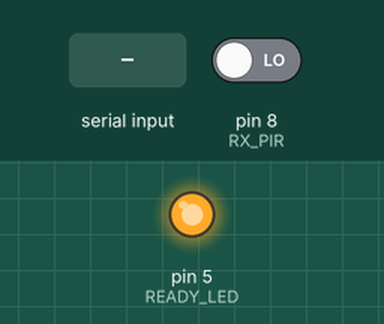
Recording of a sketch running on a simulated Arduino Uno, built with avr-gcc and run on an emulated ATmega328P. Shown: output pins drawn as LEDs (lit = HIGH). Inputs (shaded band) come from the test bench; at power-on: pin 8 (RX_PIR) LOW. What the sketch prints to the serial monitor is not drawn.

Above: at 0.1 s.
At 16.2 s:
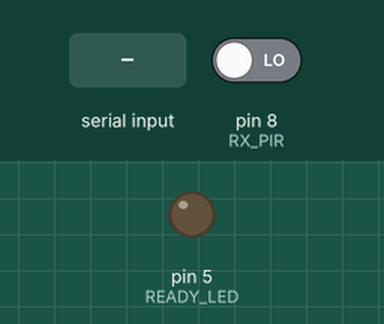
16.3 s: pin 8 (RX_PIR) driven HIGH
17.8 s: "m" received over the second serial link
Timing chart, 0 to 20.8 s (numbered marks = the images above; inputs shaded):
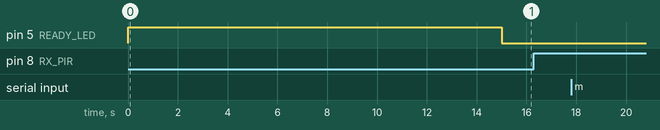

Measured:
- after the input at 16.3 s, every drawn part: stays the same
- after the input at 17.8 s, every drawn part: stays the same

The sketch:

bluetooth.ino
```cpp
#include <SoftwareSerial.h>

//constants
const int READY_LED = 5; //LED will turn off when the device is ready
const int RX_PIR = 8;
const int RX_BLUE = 3;
const int TX_BLUE = 4;

//data
boolean motionTransmitInProgress = false; //motion was detected and data is being sent/received to/from bluetooth
long motionTimeSent; //keeps track of when motion data was sent so we can resend later if needed
boolean isWaiting = false; //true if we are waiting a period of time to not send motion data (activated by client)
long waitingTime; //time when the waiting period has started

//instances
SoftwareSerial blSerial(RX_BLUE, TX_BLUE); //Bluetooth module; RX, TX, respectively

void setup()
{
  Serial.begin(9600);

  //set pins and serial
  pinMode(READY_LED, OUTPUT);
  pinMode(RX_PIR, INPUT);
  blSerial.begin(9600);

  //initialize
  digitalWrite(READY_LED, HIGH);
  Serial.print("calibrating PIR sensor");
  for (int i = 0; i < 15; i++) { //give PIR sensor 15 seconds to calibrate
    Serial.print('.');
    delay(1000);
  }
  digitalWrite(READY_LED, LOW);
  Serial.println("\nPIR sensor ready");
  delay(50);
}


void loop()
{
  //PIR sensor detected motion
  if (!motionTransmitInProgress && !isWaiting && digitalRead(RX_PIR) == HIGH) {
    Serial.println("motion detected");
    motionTransmitInProgress = true;
    blSerial.print('m'); //send "m" to bluetooth
    motionTimeSent = millis();
    delay(50);
  }

  //PIR sensor data sent. waiting for response
  if (motionTransmitInProgress) {
    if (millis() - motionTimeSent >= 5000) { //if we have not received a response within 5 seconds
      //resend the motion detected datum
      Serial.println("no response; resending data");
      blSerial.print('m'); //send "m" back
      motionTimeSent = millis();
      delay(50);
    }
    else if (blSerial.available()) { //data received
      if (blSerial.read() == 'm') { //connected device received data. continue normally.
        Serial.println("motion was received; continue normally");
        motionTransmitInProgress = false;
        delay(5000);
      }
      delay(50);
    }
  }

  //check if wait command was received
  if (!motionTransmitInProgress) {
    if (blSerial.available()) { //data received
      if (blSerial.read() == 'w') { //wait command received
        blSerial.print('w'); //send "w" back
        isWaiting = true;
        waitingTime = millis();
        delay(50);
      }
    }
  }

  //check if the wait time has exceeded 1 minute
  if (isWaiting && millis() - waitingTime >= 60000) {
    isWaiting = false;
  }

}
```
